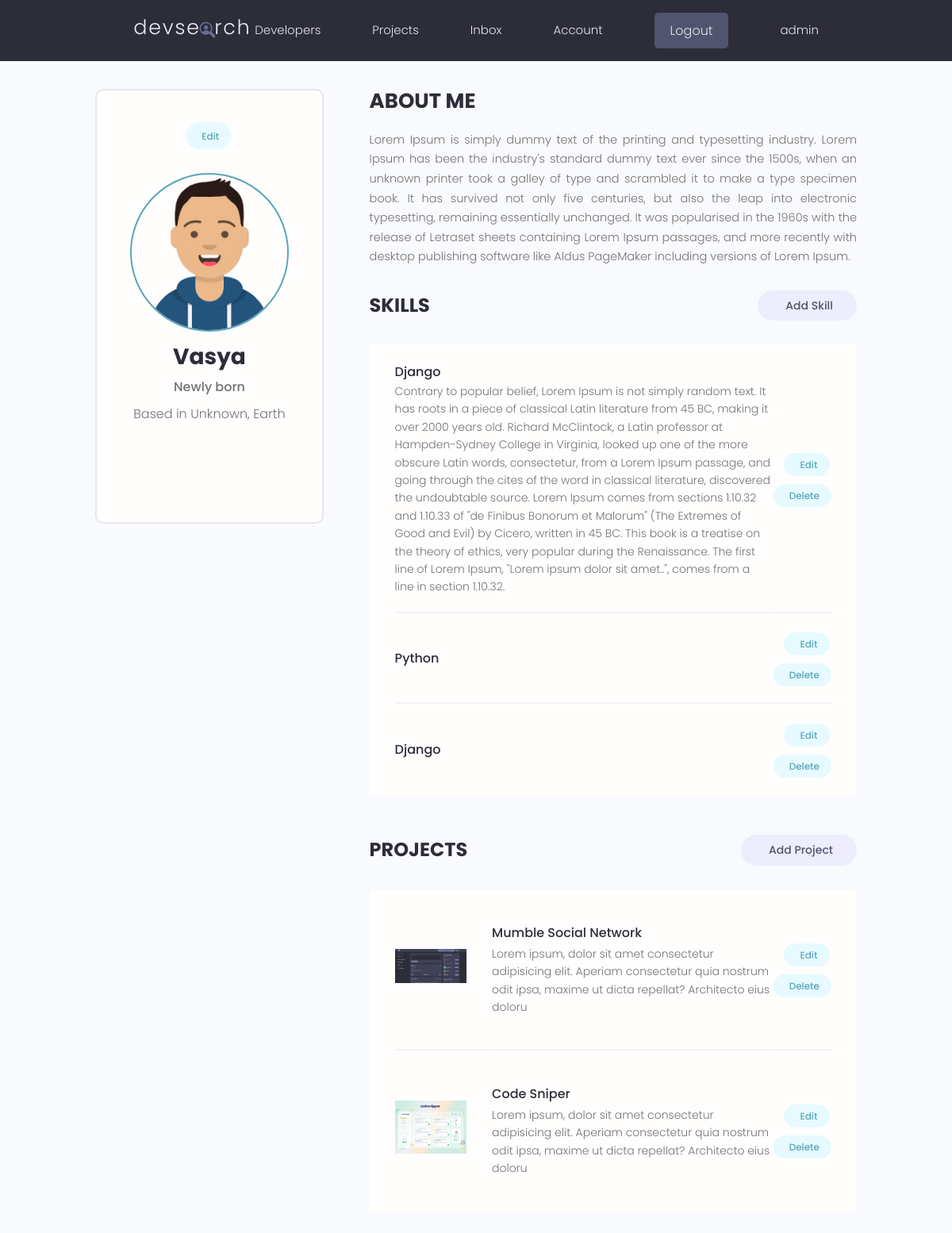
The app's page /account/ (signed in) with its own data.
### users/models.py (models this page shows, shortened)
class Profile(models.Model):
    user = models.OneToOneField(User, on_delete=models.CASCADE, blank=True, null=True)
    name = models.CharField(max_length=200, blank=True, null=True)
    email = models.EmailField(max_length=500, blank=True, null=True)
    username = models.CharField(max_length=200, blank=True, null=True)
    location = models.CharField(max_length=200, blank=True, null=True)
    short_intro = models.CharField(max_length=200, blank=True, null=True)
    bio = models.TextField(blank=True, null=True)
    profile_image = models.ImageField(
        blank=True,
        null=True,
        upload_to="profiles/",
        default="profiles/user-default.png",
    )
    social_github = models.CharField(max_length=200, blank=True, null=True)
    social_twitter = models.CharField(max_length=200, blank=True, null=True)
    social_linkedin = models.CharField(max_length=200, blank=True, null=True)
    social_youtube = models.CharField(max_length=200, blank=True, null=True)
    social_website = models.CharField(max_length=200, blank=True, null=True)
    created = models.DateTimeField(auto_now_add=True)
    id = models.UUIDField(
        default=uuid.uuid4, unique=True, primary_key=True, editable=False
    )

class Skill(models.Model):
    owner = models.ForeignKey(Profile, blank=True, null=True, on_delete=models.CASCADE)
    name = models.CharField(max_length=200, blank=True, null=True)
    description = models.TextField(blank=True, null=True)
    created = models.DateTimeField(auto_now_add=True)
    id = models.UUIDField(
        default=uuid.uuid4, unique=True, primary_key=True, editable=False
    )

### projects/models.py (models this page shows, shortened)
class Project(models.Model):
    owner = models.ForeignKey(Profile, null=True, blank=True, on_delete=models.SET_NULL)
    title = models.CharField(max_length=200)
    description = models.TextField(
        null=True, blank=True
    )  # null and blank True means filling the description is not a must
    featured_image = models.ImageField(null=True, blank=True, default="default.jpg")
    demo_link = models.CharField(max_length=2000, null=True, blank=True)
    source_link = models.CharField(max_length=2000, null=True, blank=True)
    tags = models.ManyToManyField("Tag", blank=True)
    vote_total = models.IntegerField(default=0, null=True, blank=True)
    vote_ratio = models.IntegerField(default=0, null=True, blank=True)
    created = models.DateTimeField(auto_now_add=True)
    id = models.UUIDField(
        default=uuid.uuid4, unique=True, primary_key=True, editable=False
    )

### users/views.py (the view)
# urls.py: path("account/", views.userAccount, name="account"),
@login_required(login_url='login')
def userAccount(request):
    profile = request.user.profile
    skills = profile.skill_set.all()
    projects = profile.project_set.all()
    context = {"profile":profile, "skills": skills, "projects":projects}
    return render(request, "users/account.html", context)

### users/templates/users/account.html (shortened to what this page needs)
{% extends 'main.html' %}
{% load static %}
{% block content %}
<main class="settingsPage profile my-md">
  <div class="container">
    <div class="layout">
      <div class="column column--1of3">
        <div class="card text-center">
          <div class="card__body dev">
            <a class="tag tag--pill tag--main settings__btn" href="{% url 'edit-account' %}">
              Edit</a>
            <img class="avatar avatar--xl dev__avatar" src="{{profile.profile_image.url}}" />
            <h2 class="dev__name">{{profile.name}}</h2>
            <p class="dev__title">{{profile.short_intro}}</p>
            <p class="dev__location">Based in {{profile.location}}</p>
            <ul class="dev__social">
            </ul>
          </div>
        </div>
      </div>
      <div class="column column--2of3">
        <div class="devInfo">
          <h3 class="devInfo__title">About Me</h3>
          <p class="devInfo__about">{{profile.bio}}</p>
        </div>
        <div class="settings">
          <h3 class="settings__title">Skills</h3>
          <a class="tag tag--pill tag--sub settings__btn tag--lg" href="#"> Add Skill</a>
        </div>
        <table class="settings__table">
          {% for skill in skills %}
          <tr>
            <td class="settings__tableInfo">
              <h4>{{skill.name}}</h4>
              <p>{{skill.description}}</p>
            </td>
            <td class="settings__tableActions">
              <a class="tag tag--pill tag--main settings__btn" href="#"> Edit</a>
              <a class="tag tag--pill tag--main settings__btn" href="#">
                Delete</a>
            </td>
          </tr>
          {% endfor %}
        </table>
        <div class="settings">
          <h3 class="settings__title">Projects</h3>
          <a class="tag tag--pill tag--sub settings__btn tag--lg" href="{% url 'create-project' %}"> Add Project</a>
        </div>
        <table class="settings__table">
          {% for project in projects %}
          <tr>
            <td class="settings__thumbnail">
              <a href="{% url 'project' project.id %}"><img src="{{project.featured_image.url}}"
                  alt="Project Thumbnail" /></a>
            </td>
            <td class="settings__tableInfo">
              <a href="{% url 'project' project.id %}">{{project.title}}</a>
              <p>{{project.description|slice:"150"}}</p>
            </td>
            <td class="settings__tableActions">
              <a class="tag tag--pill tag--main settings__btn" href="{% url 'update-project' project.pk %}">
                Edit</a>
              <a class="tag tag--pill tag--main settings__btn" href="{% url 'delete-project' project.pk %}">
                Delete</a>
            </td>
          </tr>
          {% endfor %}
        </table>
      </div>
    </div>
  </div>
</main>
{% endblock %}

### templates/navbar.html (shortened to what this page needs)
{% load static %}
<header class="header">
    <div class="container container--narrow">
        <a href="{% url 'profiles' %}" class="header__logo">
            <img src="{% static 'images/logo.svg' %}" alt="DevSearch Logo" />
        </a>
        <nav class="header__nav">
            <ul class="header__menu">
                <li class="header__menuItem"><a href="{% url 'profiles' %}">Developers</a></li>
                <li class="header__menuItem"><a href="{% url 'projects' %}">Projects</a></li>
                <li class="header__menuItem"><a href="#">Inbox</a></li>
                {% if request.user.is_authenticated %}
                <li class="header__menuItem"><a href="{% url 'account' %}">Account</a></li>
                <li class="header__menuItem"><a href="{% url 'logout' %}" class="btn btn--sub">Logout</a></li>
                {% else %}
                <li class="header__menuItem"><a href="{% url 'login' %}" class="btn btn--sub">Login/Sign Up</a></li>
                {% endif %}
                <li class="header__menuItem"><a href="#">{{user.username}}</a></li>
            </ul>
        </nav>
    </div>
</header>

### static/styles/app.css (style rules this page uses)
:root { --color-sub: #2d2d39; }
.btn--sub { background-color: var(--color-sub-light); }
.card { border: 2px solid var(--color-light); }
img { width: 100%; }
.header { position: sticky; z-index: 111; background-color: var(--color-sub); padding: 1.5rem 0; }
.header > .container { display: flex; justify-content: space-between; align-items: center; }
.header__logo > img { height: 3.8rem; }
.header__nav > ul { display: inline-flex; align-items: center; list-style: none; gap: 6.5rem; }
.header__menuItem > a { color: var(--color-light); font-weight: 300; }
.profile .card > .dev { padding: 4rem; }
.dev__avatar { display: block; margin: auto; }
.dev__name { color: var(--color-sub); font-size: 2.8rem; font-weight: 700; margin-top: 1rem; margin-bottom: 0.5rem; }
.dev__title { font-size: 1.6rem; font-weight: 500; line-height: 1.3; }
.dev__location { margin-top: 1rem; }
.dev__social { margin: 3rem 0; list-style: none; display: flex; justify-content: center; gap: 1.5rem; }
.devInfo { margin-bottom: 3rem; }
.devInfo__title, .devInfo__subtitle { font-size: 2.6rem; color: var(--color-sub); text-transform: uppercase; font-weight: 700; margin-bottom: 1.5rem; }
.devInfo__about, .devSkill__info { font-size: 1.45rem; line-height: 1.7; text-align: justify; }
.settingsPage .dev > .settings__btn { display: inline-block; margin-bottom: 3rem; }
.settings { display: flex; justify-content: space-between; align-items: center; }
.settings__title { font-size: 2.4rem; text-transform: uppercase; font-weight: 700; color: var(--color-sub); }
.settings__table { margin-top: 3rem; margin-bottom: 5rem; padding: 0 3rem; background: var(--color-white); }
.settings__table tr { width: 100%; }
.settings__table tr > td { padding: 2rem 0; }
.settings__table tr:not(:last-child) td { border-bottom: 2px solid var(--color-white-light); }
.settings__thumbnail { width: 23%; min-width: 10rem; }
.settings__thumbnail img { padding-right: 3rem; height: 15rem; object-fit: contain; }
.settings__tableInfo { width: 100%; }
.settings__tableInfo h4, .settings__tableInfo a { padding-right: 1rem; width: auto; font-size: 1.6rem; font-weight: 500; color: var(--color-sub); }
.settings__tableInfo p { font-size: 1.4rem; }
.settings__tableActions { text-align: right; }

### static/uikit/styles/modules/_variables.css (style rules this page uses)
:root { --color-main: #5aa5b9; --color-main-light: #e6faff; --color-sub: #3f4156; --color-sub-light: #51546e; --color-sub-lighter: #ededfd; --color-text: #737373; --color-gray: #8b8b8b; --color-light: #e5e7eb; --color-light-gray: #767676; --color-bg: #f8fafd; --color-white: #fffefd; --color-white-light: #f3f3f3; --color-success: #359e64; --color-success-bg: #def8e8; --color-error: #fc4b0b; --color-error-bg: #fff2ee; --font-base: 'Poppins', arial, helvetica, 'Segoe UI', roboto, ubuntu, sans-serif; --font-monospace: 'Fira Code', 'Courier New', courier, monospace; --font-regular: 300; --font-medium: 500; --font-bold: 700; --generic-shadow: 1px 1px 5px #00000010; --generic-transition: all 0.3s ease-in-out; }

### static/uikit/styles/modules/_base.css (style rules this page uses)
* { margin: 0; padding: 0; box-sizing: border-box; text-rendering: optimizeLegibility; color: inherit; font-size: inherit; }
html { font-size: 50%; }
@media only screen and (min-width: 480px) { html { font-size: 56.25%; } }
@media only screen and (min-width: 1200px) { html { font-size: 62.5%; } }
body { line-height: 1.6; font-weight: 400; font-size: 1.5rem; color: var(--color-text); background-color: var(--color-bg); min-height: 100vh; }

### static/uikit/styles/modules/_typography.css (style rules this page uses)
* { font-family: var(--font-base); }
h2 { font-size: 3.6rem; font-weight: var(--font-bold); }
h3 { font-size: 3.2rem; font-weight: var(--font-medium); }
h4 { font-size: 2.8rem; font-weight: var(--font-medium); }
p, span, strong { font-size: 1.6rem; color: var(--color-text); font-weight: var(--font-regular); }
a { padding-bottom: 2px; text-decoration: none; display: inline-block; color: var(--color-main); font-weight: var(--font-medium); }

### static/uikit/styles/modules/_utilities.css (style rules this page uses)
.container { width: 92%; max-width: 165rem; margin: 0 auto; box-sizing: border-box; }
.container--narrow { width: 92%; max-width: 120rem; }
@media screen and (min-width: 1000px) { .container { width: 90%; } }
@media screen and (min-width: 1000px) { .container--narrow { width: 85%; } }
@media screen and (min-width: 1200px) { .container { width: 80%; } }
@media screen and (min-width: 1200px) { .container--narrow { width: 72%; } }
.text-center { text-align: center; }
.my-md { margin: 3rem auto; }

### static/uikit/styles/modules/_avatar.css (style rules this page uses)
.avatar { border-radius: 50%; border: 2px solid var(--color-main); object-fit: cover; }
.avatar--xl { height: 20rem; width: 20rem; }

### records on screen
Profile: profile_image (picture), name "Vasya", short_intro "Newly born", location "Unknown, Earth", bio "Lorem Ipsum is simply dummy text of the printing and typesetting industry. Lorem Ipsum has been the industry's standard dummy text ever since the 1500s, when an unknown printer took a galley of type and scrambled it to make a type specimen book. It has survived not only five centuries, but also the leap into electronic typesetting, remaining essentially unchanged. It was popularised in the 1960s with the release of Letraset sheets containing Lorem Ipsum passages, and more recently with desktop publishing software like Aldus PageMaker including versions of Lorem Ipsum."
Skill: name "Django", description "Contrary to popular belief, Lorem Ipsum is not simply random text. It has roots in a piece of classical Latin literature from 45 BC, making it over 2000 years old. Richard McClintock, a Latin professor at Hampden-Sydney College in Virginia, looked up one of the more obscure Latin words, consectetur, from a Lorem Ipsum passage, and going through the cites of the word in classical literature, discovered the undoubtable source. Lorem Ipsum comes from sections 1.10.32 and 1.10.33 of \"de Finibus Bonorum et Malorum\" (The Extremes of Good and Evil) by Cicero, written in 45 BC. This book is a treatise on the theory of ethics, very popular during the Renaissance. The first line of Lorem Ipsum,…"
Skill: name "Python"
Skill: name "Django"
Project: featured_image (picture), title "Mumble Social Network", description "Lorem ipsum, dolor sit amet consectetur adipisicing elit. Aperiam consectetur quia nostrum odit ipsa, maxime ut dicta repellat? Architecto eius doloru"
Project: featured_image (picture), title "Code Sniper", description "Lorem ipsum, dolor sit amet consectetur adipisicing elit. Aperiam consectetur quia nostrum odit ipsa, maxime ut dicta repellat? Architecto eius doloru"

### other values on screen
{{ user.username }} "admin"
